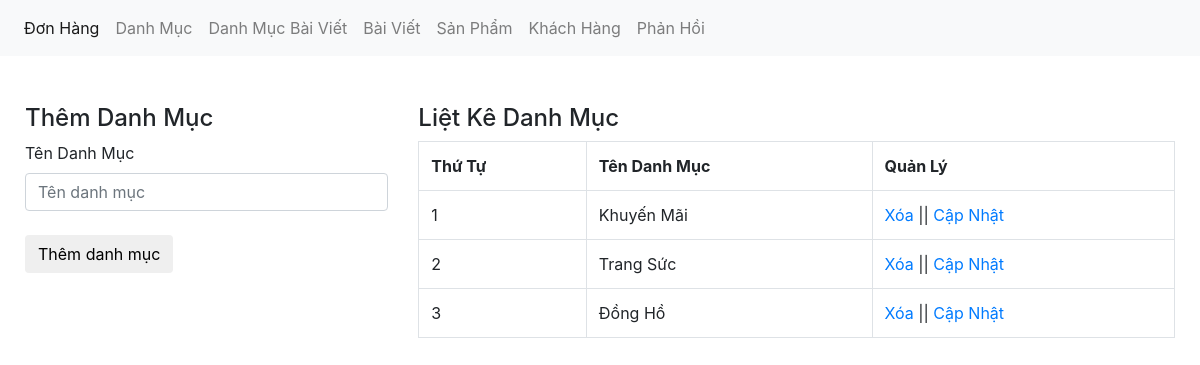
/admin/xulydanhmucbaiviet.php, run on the app's committed database.
### tables this page shows
CREATE TABLE `tbl_danhmuc_tin` (
  `danhmuctin_id` int(11) NOT NULL,
  `tendanhmuc` varchar(150) NOT NULL
);

### admin/xulydanhmucbaiviet.php (the view, shortened to what this page needs)
<?php
	include('../db/connect.php');
?>
<!DOCTYPE html>
<html lang="en">
<head>
	<link href="../css/bootstrap.css" rel="stylesheet" type="text/css" media="all" />
</head>
<body>
	<nav class="navbar navbar-expand-lg navbar-light bg-light">
	  <div class="collapse navbar-collapse" id="navbarNav">
	    <ul class="navbar-nav">
	      <li class="nav-item active">
	        <a class="nav-link" href="xulydonhang.php">Đơn Hàng <span class="sr-only">(current)</span></a>
	      </li>
	      <li class="nav-item">
	        <a class="nav-link" href="xulydanhmuc.php">Danh Mục</a>
	      </li>
	      <li class="nav-item">
	        <a class="nav-link" href="xulydanhmucbaiviet.php">Danh Mục Bài Viết</a>
	      </li>
	         <li class="nav-item">
	        <a class="nav-link" href="xulybaiviet.php">Bài Viết</a>
	      </li>
	      <li class="nav-item">
	        <a class="nav-link" href="xulysanpham.php">Sản Phẩm</a>
	      </li>
	       <li class="nav-item">
	         <a class="nav-link" href="xulykhachhang.php">Khách Hàng</a>
	      </li>
		  <li class="nav-item">
	         <a class="nav-link" href="xulylienhe.php">Phản Hồi</a>
	      </li>
	    </ul>
	  </div>
	</nav><br><br>
	<div class="container">
		<div class="row">
			<?php
			if(isset($_GET['quanly'])=='capnhat'){
				$id_capnhat = $_GET['id'];
				$sql_capnhat = mysqli_query($con,"SELECT * FROM tbl_danhmuc_tin WHERE danhmuctin_id='$id_capnhat'");
				$row_capnhat = mysqli_fetch_array($sql_capnhat);
				?>
				<div class="col-md-4">
				<h4>Cập Nhật Danh Mục</h4>
				<label>Tên Danh Mục</label>
				<form action="" method="POST">
					<input type="text" class="form-control" name="danhmuc" value="<?php echo $row_capnhat['tendanhmuc'] ?>"><br>
					<input type="hidden" class="form-control" name="id_danhmuc" value="<?php echo $row_capnhat['danhmuctin_id'] ?>">
					<input type="submit" name="capnhatdanhmuc" value="Cập nhật danh mục" class="btn btn-default">
				</form>
				</div>
			<?php
			}else{
				?>
				<div class="col-md-4">
				<h4>Thêm Danh Mục</h4>
				<label>Tên Danh Mục</label>
				<form action="" method="POST">
					<input type="text" class="form-control" name="danhmuc" placeholder="Tên danh mục"><br>
					<input type="submit" name="themdanhmuc" value="Thêm danh mục" class="btn btn-default">
				</form>
				</div>
				<?php
			}
				?>
			<div class="col-md-8">
				<h4>Liệt Kê Danh Mục</h4>
				<?php
				$sql_select = mysqli_query($con,"SELECT * FROM tbl_danhmuc_tin ORDER BY danhmuctin_id DESC");
				?>
				<table class="table table-bordered ">
					<tr>
						<th>Thứ Tự</th>
						<th>Tên Danh Mục</th>
						<th>Quản Lý</th>
					</tr>
					<?php
					$i = 0;
					while($row_category = mysqli_fetch_array($sql_select)){
						$i++;
					?>
					<tr>
						<td><?php echo $i; ?></td>
						<td><?php echo $row_category['tendanhmuc'] ?></td>
						<td><a href="?xoa=<?php echo $row_category['danhmuctin_id'] ?>">Xóa</a> || <a href="?quanly=capnhat&id=<?php echo $row_category['danhmuctin_id'] ?>">Cập Nhật</a></td>
					</tr>
					<?php
					}
					?>
				</table>
			</div>
		</div>
	</div>
</body>
</html>

### data on the page
tbl_danhmuc_tin: tendanhmuc "Khuyến Mãi"
tbl_danhmuc_tin: tendanhmuc "Trang Sức"
tbl_danhmuc_tin: tendanhmuc "Đồng Hồ"
